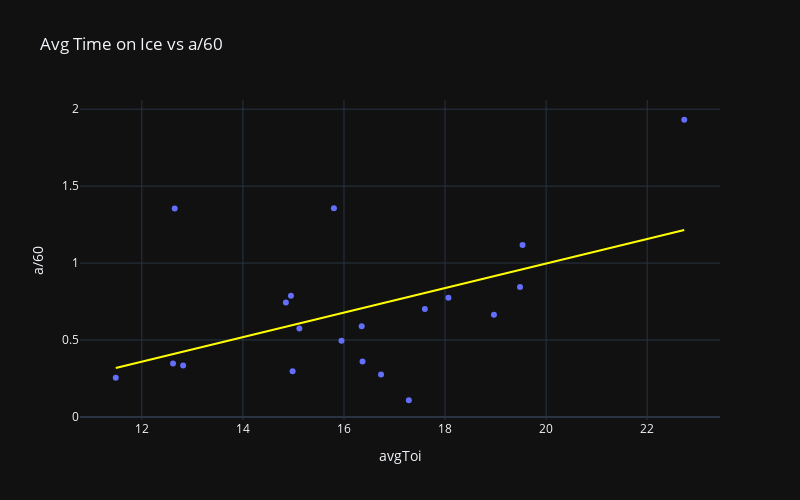

The notebook cell this image was saved under:
### Code cell
metric = "a/60"
fig = px.scatter(
    subset,
    x="avgToi",
    y=metric,
    hover_name="playerName",
    hover_data=["goals", "assists", "points", "gamesPlayed", "team", "age", "capHit"],
    width=800,
    height=500,
    title=f"Avg Time on Ice vs {metric}",
    trendline="ols",
    trendline_color_override="yellow",
)
fig.show()
subset.loc[:, f"{metric}_adj"] = subset[metric] / subset["avgToi"]
subset.loc[:, f"{metric}_adj_rank"] = subset[f"{metric}_adj"].rank(ascending=False, method='first').astype(int)

### Figure 1 — Plotly figure (JSON) as saved in the notebook; plotly's stock layout.template omitted (floating-point values rounded to 4 significant figures)
{"data": [{"customdata": [[2, 3, 5, 39, ["Pittsburgh Penguins"], 27, 775000], [0, 2, 2, 41, ["Colorado Avalanche"], 26, 775000], [2, 11, 13, 76, ["Edmonton Oilers"], 24, 950000], [4, 9, 13, 56, ["Anaheim Ducks"], 23, 925000], [2, 11, 13, 56, ["Montréal Canadiens"], 23, 867500], [3, 6, 9, 61, ["Detroit Red Wings"], 23, 775000], [3, 1, 4, 32, ["Chicago Blackhawks"], 23, 775000], [2, 7, 9, 30, ["San Jose Sharks"], 22, 894167], [5, 28, 33, 77, ["Boston Bruins"], 23, 925000], [1, 5, 6, 14, ["Carolina Hurricanes"], 22, 916667], [7, 13, 20, 62, ["Anaheim Ducks"], 21, 844167], [5, 20, 25, 73, ["Seattle Kraken"], 23, 897500], [4, 4, 8, 14, ["New Jersey Devils"], 20, 950000], [6, 60, 66, 82, ["Montréal Canadiens"], 20, 950000], [5, 14, 19, 68, ["Anaheim Ducks"], 21, 918333], [2, 2, 4, 27, ["New Jersey Devils"], 20, 918333], [1, 2, 3, 28, ["Vancouver Canucks"], 20, 870000], [5, 10, 15, 76, ["Colorado Avalanche"], 26, 850000], [4, 14, 18, 76, ["Florida Panthers"], 28, 850000], [1, 3, 4, 41, ["Ottawa Senators"], 26, 775000]], "hovertemplate": "<b>%{hovertext}</b><br><br>avgToi=%{x}<br>a/60=%{y}<br>goals=%{customdata[0]}<br>assists=%{customdata[1]}<br>points=%{customdata[2]}<br>gamesPlayed=%{customdata[3]}<br>team=%{customdata[4]}<br>age=%{customdata[5]}<br>capHit=%{customdata[6]}<extra></extra>", "hovertext": ["Ryan Shea", "Keaton Middleton", "Ty Emberson", "Drew Helleson", "Jayden Struble", "Albert Johansson", "Louis Crevier", "Shakir Mukhamadullin", "Mason Lohrei", "Scott Morrow", "Olen Zellweger", "Ryker Evans", "Seamus Casey", "Lane Hutson", "Pavel Mintyukov", "Simon Nemec", "Elias Pettersson", "Sam Malinski", "Uvis Balinskis", "Nikolas Matinpalo"], "legendgroup": "", "marker": {"color": "#636efa", "symbol": "circle"}, "mode": "markers", "name": "", "orientation": "v", "showlegend": false, "type": "scatter", "x": [16.73, 11.48, 15.12, 16.35, 14.95, 16.37, 17.28, 18.07, 19.53, 15.8, 18.97, 19.48, 12.65, 22.73, 17.6, 14.98, 12.82, 15.95, 14.85, 12.62], "xaxis": "x", "y": [0.2758, 0.2549, 0.5745, 0.5898, 0.7883, 0.3606, 0.1085, 0.7749, 1.117, 1.356, 0.6633, 0.8437, 1.355, 1.931, 0.7019, 0.2966, 0.3344, 0.495, 0.7443, 0.348], "yaxis": "y"}, {"hovertemplate": "<b>OLS trendline</b><br>a/60 = 0.0797172 * avgToi + -0.597049<br>R<sup>2</sup>=0.234376<br><br>avgToi=%{x}<br>a/60=%{y} <b>(trend)</b><extra></extra>", "legendgroup": "", "line": {"color": "yellow"}, "marker": {"color": "#636efa", "symbol": "circle"}, "mode": "lines", "name": "", "showlegend": false, "type": "scatter", "x": [11.48, 12.62, 12.65, 12.82, 14.85, 14.95, 14.98, 15.12, 15.8, 15.95, 16.35, 16.37, 16.73, 17.28, 17.6, 18.07, 18.97, 19.48, 19.53, 22.73], "xaxis": "x", "y": [0.3184, 0.4087, 0.4114, 0.4247, 0.5868, 0.5947, 0.5974, 0.608, 0.6625, 0.6744, 0.7063, 0.7077, 0.7369, 0.7807, 0.806, 0.8432, 0.9149, 0.9561, 0.9601, 1.215], "yaxis": "y"}], "layout": {"height": 500, "legend": {"tracegroupgap": 0}, "title": {"text": "Avg Time on Ice vs a/60"}, "width": 800, "xaxis": {"anchor": "y", "domain": [0, 1], "title": {"text": "avgToi"}}, "yaxis": {"anchor": "x", "domain": [0, 1], "title": {"text": "a/60"}}}}
